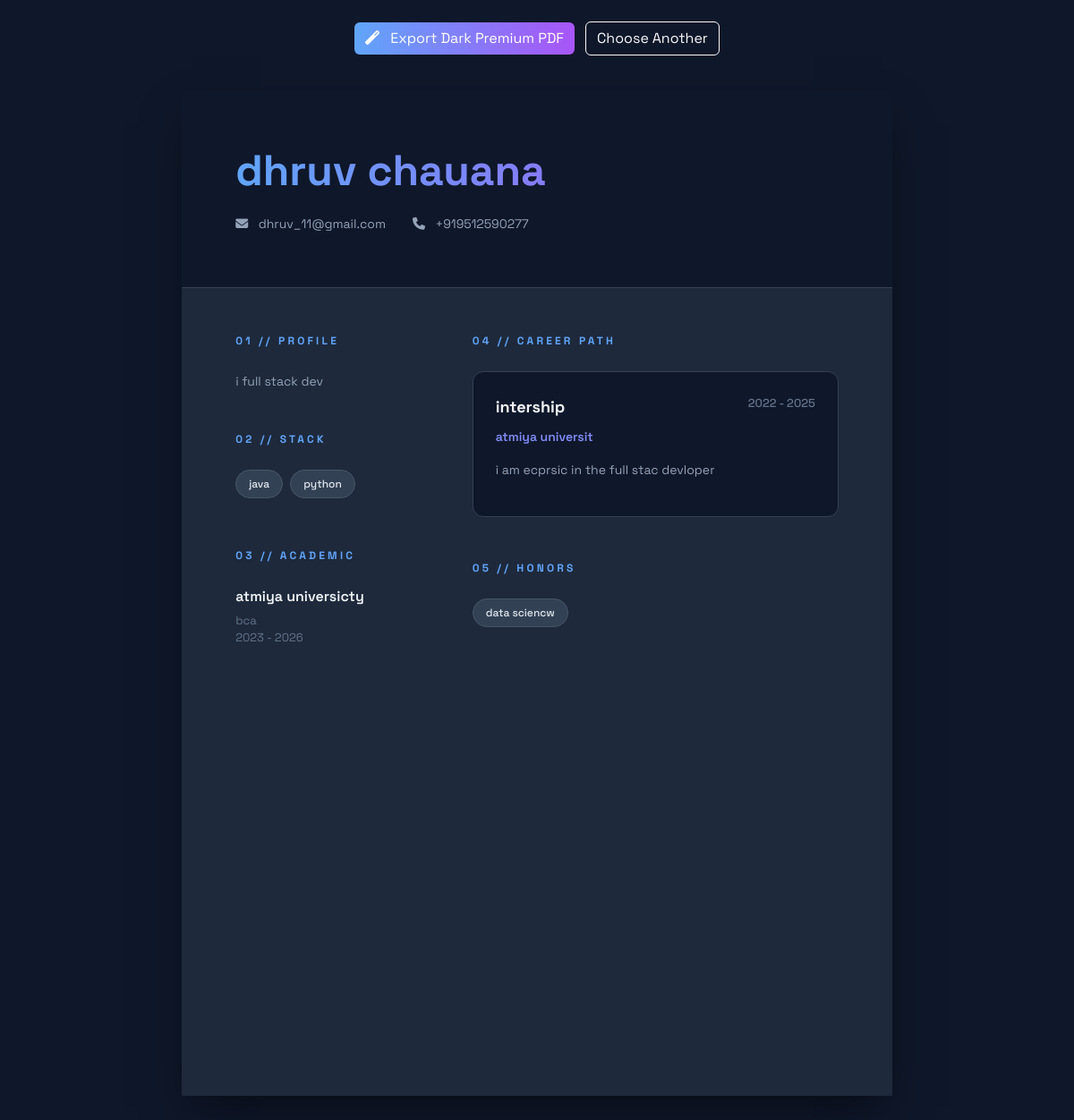
The app's page /resume-builder/view/8 (signed in) with its own data.
### flask_app/models.py (models this page shows, shortened)
class ResumeData(db.Model):
    __tablename__ = 'resume_data'
    id = db.Column(db.String(36), primary_key=True, default=lambda: str(uuid.uuid4()))
    user_id = db.Column(db.String(36), db.ForeignKey('users.id'), nullable=False)
    full_name = db.Column(db.String(100), nullable=False)
    email = db.Column(db.String(120), nullable=False)
    phone = db.Column(db.String(20))
    linkedin = db.Column(db.String(255))
    github = db.Column(db.String(255))
    career_objective = db.Column(db.Text)
    education = db.Column(db.JSON, default=list) # [{school, degree, year, gpa}]
    experience = db.Column(db.JSON, default=list) # [{company, role, duration, description}]
    projects = db.Column(db.JSON, default=list) # [{title, link, description}]
    skills = db.Column(db.JSON, default=list) # [skill1, skill2]
    certifications = db.Column(db.JSON, default=list) # [cert1, cert2]
    achievements = db.Column(db.JSON, default=list) # [ach1, ach2]
    created_at = db.Column(db.DateTime, default=datetime.utcnow)
    updated_at = db.Column(db.DateTime, default=datetime.utcnow, onupdate=datetime.utcnow)

### flask_app/routes/resume.py (the view)
@resume_bp.route('/view/<template_id>')
@login_required
def view_resume(template_id):
    resume_data = ResumeData.query.filter_by(user_id=current_user.id).first()
    if not resume_data:
        flash('Please fill your details first.', 'warning')
        return redirect(url_for('resume.builder'))
    template_name = f'resume_builder/templates/template{template_id}.html'
    try:
        return render_template(template_name, data=resume_data)
    except:
        flash('Template not found.', 'danger')
        return redirect(url_for('resume.templates'))

### flask_app/routes/resume.py (called while the page is built)
@resume_bp.app_context_processor
def utility_processor():
    return dict(include_static_css=lambda x: "")

### run.py (called while the page is built)
@login_manager.user_loader
def load_user(user_id):
    return User.query.get(user_id)

@app.before_request
def before_request():
    from flask import session
    session.permanent = True
    app.permanent_session_lifetime.total_seconds()

### flask_app/templates/resume_builder/templates/template8.html (shortened to what this page needs)
<!DOCTYPE html>
<html>
<head>
    <link rel="stylesheet" href="https://cdn.jsdelivr.net/npm/bootstrap@5.3.0/dist/css/bootstrap.min.css">
    <link rel="stylesheet" href="https://cdnjs.cloudflare.com/ajax/libs/font-awesome/6.4.0/css/all.min.css">
</head>
<body>
    <div class="no-print container mt-4 text-center">
        <button onclick="downloadPDF()" class="btn btn-primary"
            style="background: linear-gradient(to right, #60a5fa, #a855f7); border: none;">
            <i class="fas fa-magic me-2"></i> Export Dark Premium PDF
        </button>
        <a href="{{ url_for('resume.templates') }}" class="btn btn-outline-light ms-2">Choose Another</a>
    </div>
    <div class="resume-wrapper" id="resume-container">
        <div class="header">
            <div class="name">
                <h1>{{ data.full_name }}</h1>
            </div>
            <div class="contact-bar">
                <span><i class="fas fa-envelope me-2"></i> {{ data.email }}</span>
                <span><i class="fas fa-phone me-2"></i> {{ data.phone }}</span>
            </div>
        </div>
        <div class="main-grid">
            <div class="left-pane">
                {% if data.career_objective %}
                <div class="sidebar-section">
                    <span class="section-label">01 // Profile</span>
                    <p class="card-desc">{{ data.career_objective }}</p>
                </div>
                {% endif %}
                {% if data.skills %}
                <div class="sidebar-section">
                    <span class="section-label">02 // Stack</span>
                    <div class="d-flex flex-wrap">
                        {% for skill in data.skills %}
                        <span class="pill">{{ skill }}</span>
                        {% endfor %}
                    </div>
                </div>
                {% endif %}
                {% if data.education %}
                <div class="sidebar-section">
                    <span class="section-label">03 // Academic</span>
                    {% for edu in data.education %}
                    <div class="edu-item">
                        <div class="edu-school">{{ edu.school }}</div>
                        <div class="edu-details">{{ edu.degree }}</div>
                        <div class="edu-details">{{ edu.start_year }} - {{ edu.end_year or 'Now' }}</div>
                    </div>
                    {% endfor %}
                </div>
                {% endif %}
            </div>
            <div class="right-pane">
                {% if data.experience %}
                <div class="section-wrap">
                    <span class="section-label">04 // Career Path</span>
                    {% for exp in data.experience %}
                    <div class="experience-card">
                        <div class="card-head">
                            <div class="card-role">{{ exp.role }}</div>
                            <div class="card-dates">{{ exp.start_year }} - {{ exp.end_year or 'Present' }}</div>
                        </div>
                        <div class="card-company">{{ exp.company }}</div>
                        <p class="card-desc">{{ exp.description }}</p>
                    </div>
                    {% endfor %}
                </div>
                {% endif %}
                {% if data.certifications %}
                <div class="section-wrap mt-5">
                    <span class="section-label">05 // Honors</span>
                    {% for cert in data.certifications %}
                    <div class="pill" style="display: block; margin-bottom: 10px; width: fit-content;">{{ cert }}</div>
                    {% endfor %}
                </div>
                {% endif %}
            </div>
        </div>
    </div>
</body>
</html>

### flask_app/templates/resume_builder/templates/template8.html (style rules this page uses)
body { font-family: 'Space Grotesk', sans-serif; background: #0f172a; color: #f8fafc; margin: 0; padding: 0; }
.resume-wrapper { width: 210mm; min-height: 297mm; background: #1e293b; margin: 40px auto; overflow: hidden; box-shadow: 0 25px 50px -12px rgba(0, 0, 0, 0.5); }
.header { background: #0f172a; padding: 60px; border-bottom: 1px solid #334155; }
.name h1 { font-size: 48px; font-weight: 700; margin: 0; background: linear-gradient(to right, #60a5fa, #a855f7); -webkit-background-clip: text; -webkit-text-fill-color: transparent; }
.contact-bar { display: flex; gap: 30px; margin-top: 20px; font-size: 14px; color: #94a3b8; }
.main-grid { display: grid; grid-template-columns: 1fr 2fr; padding: 50px 60px; gap: 60px; }
.section-label { font-size: 12px; font-weight: 700; text-transform: uppercase; letter-spacing: 0.2rem; color: #60a5fa; margin-bottom: 25px; display: block; }
.experience-card { background: #0f172a; border: 1px solid #334155; padding: 25px; border-radius: 12px; margin-bottom: 25px; transition: border-color 0.3s; }
.card-head { display: flex; justify-content: space-between; margin-bottom: 10px; }
.card-role { font-weight: 700; font-size: 18px; color: #f1f5f9; }
.card-dates { color: #64748b; font-size: 13px; font-weight: 500; }
.card-company { color: #818cf8; font-weight: 600; font-size: 14px; margin-bottom: 15px; }
.card-desc { font-size: 14px; color: #94a3b8; line-height: 1.6; }
.sidebar-section { margin-bottom: 45px; }
.pill { background: #334155; color: #e2e8f0; padding: 6px 14px; border-radius: 99px; font-size: 12px; font-weight: 500; display: inline-block; margin: 0 8px 10px 0; border: 1px solid #475569; }
.edu-item { margin-bottom: 25px; }
.edu-school { font-weight: 600; color: #f1f5f9; margin-bottom: 5px; }
.edu-details { font-size: 13px; color: #64748b; }

### records on screen
ResumeData: full_name "dhruv chauana", email "dhruv_11@gmail.com", phone "+919512590277", career_objective "i full stack dev"

### other values on screen
{{ skill }} "java" "python"
{{ edu.school }} "atmiya universicty"
{{ edu.degree }} "bca"
{{ edu.start_year }} "2023"
{{ edu.end_year or 'Now' }} "2026"
{{ exp.role }} "intership"
{{ exp.start_year }} "2022"
{{ exp.end_year or 'Present' }} "2025"
{{ exp.company }} "atmiya universit"
{{ exp.description }} "i am ecprsic in the full stac devloper"
{{ cert }} "data sciencw"
